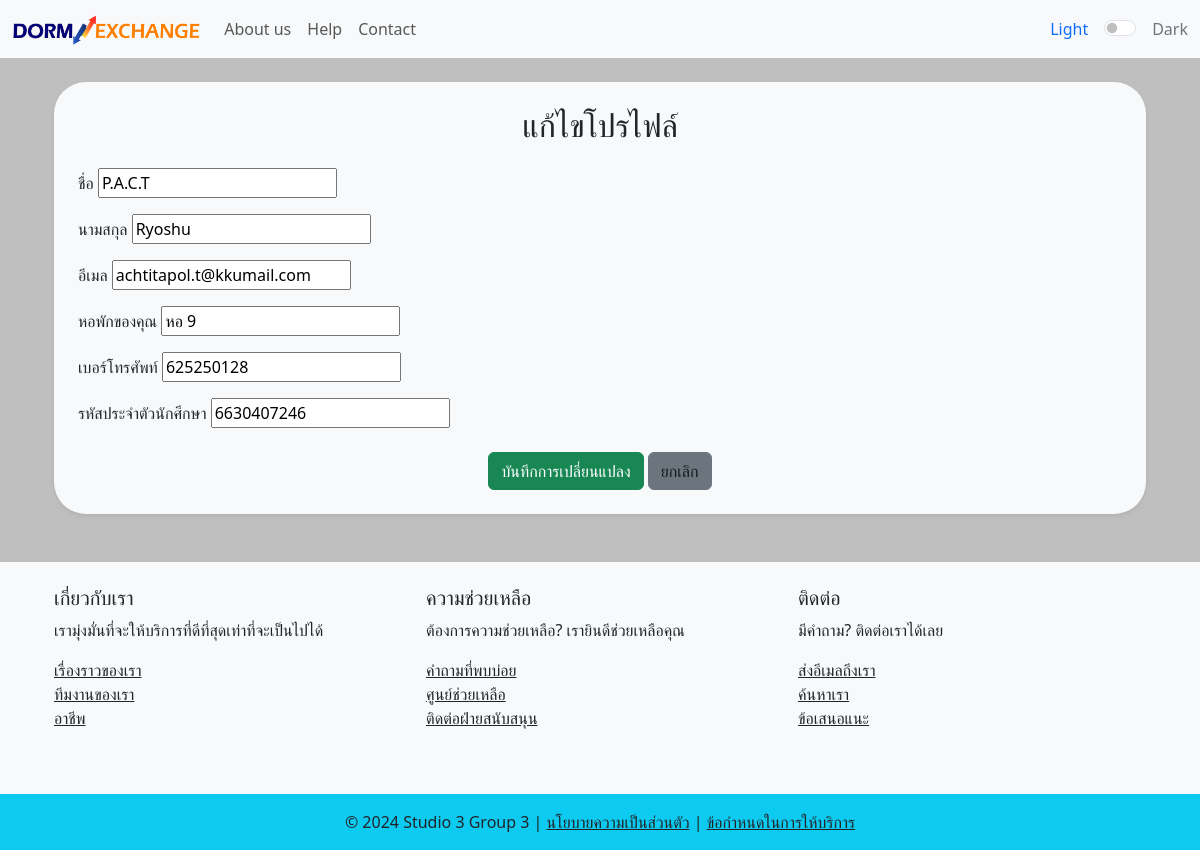
Before: /edit-profile/ (signed in) with the older database file.
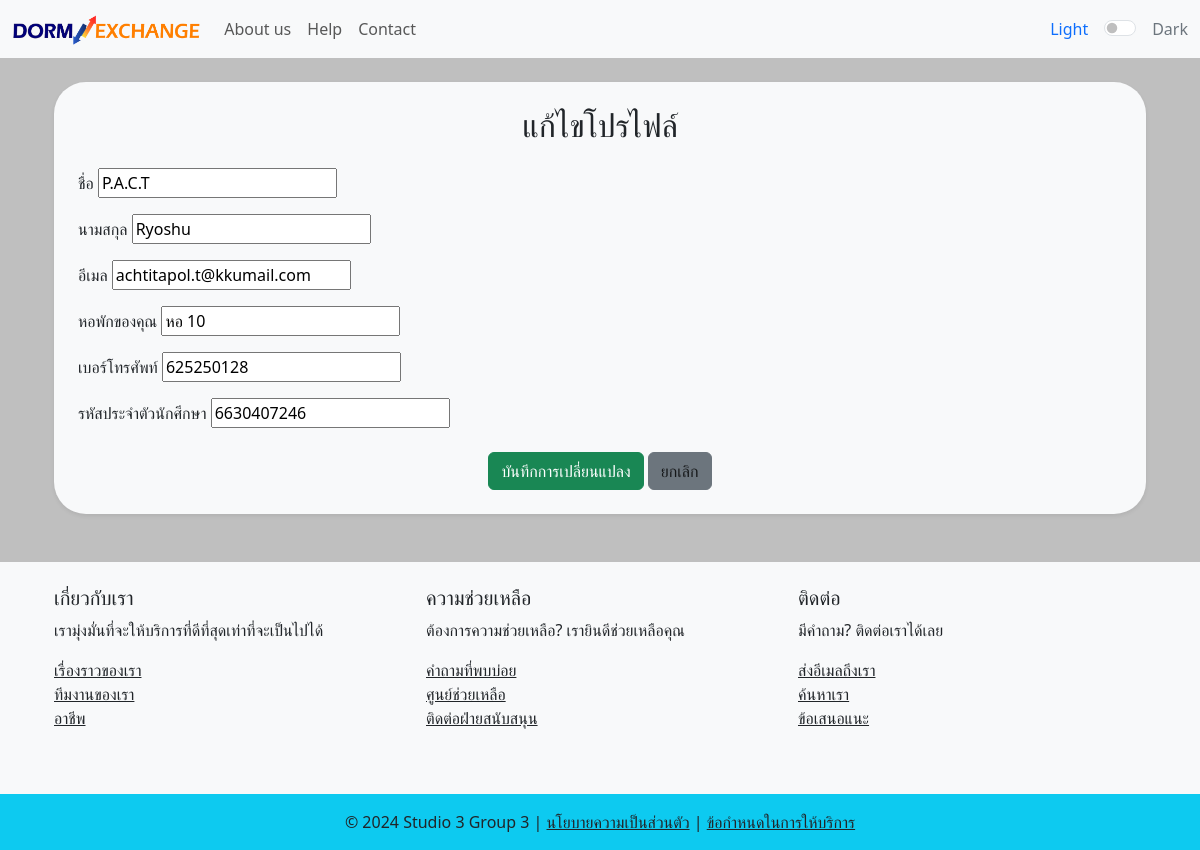
After: the same page with the newer database file.
### myapp/models.py (models this page shows, shortened)
class UserProfile(models.Model):
    user = models.OneToOneField(User, on_delete=models.CASCADE, related_name="profile")
    profile_picture = models.ImageField(
        upload_to="profile_pictures/", blank=True, null=True
    )
    dorm = models.CharField(max_length=100)
    phone_number = models.IntegerField()
    student_ID = models.IntegerField()

### myapp/views.py (the view)
# urls.py: path('edit-profile/', views.edit_profile, name='edit_profile'),
@login_required
def edit_profile(request):
    user_profile, created = UserProfile.objects.get_or_create(user=request.user)
    if request.method == 'POST':
        user_form = UserForm(request.POST, instance=request.user)
        profile_form = UserProfileForm(request.POST, request.FILES, instance=user_profile)
        if user_form.is_valid() and profile_form.is_valid():
            user_form.save()
            profile_form.save()
            messages.success(request, 'Your profile has been updated successfully!')
            return redirect('profile', id=user_profile.id)
    else:
        user_form = UserForm(instance=request.user)
        profile_form = UserProfileForm(instance=user_profile)
    context = {
        'user_form': user_form,
        'profile_form': profile_form,
    }
    return render(request, 'myweb/edit.html', context)

### myapp/forms.py (shortened to what this page needs)
class UserForm(forms.ModelForm):
    class Meta:
        model = User
        fields = ['username', 'first_name', 'last_name', 'email']

class UserProfileForm(forms.ModelForm):
    class Meta:
        model = UserProfile
        fields = ['dorm', 'phone_number', 'student_ID', 'profile_picture']

### myapp/templates/myweb/edit.html (shortened to what this page needs)
{% extends 'myweb/base2.html' %}
{% block content %}
    <div class="container my-4">
        <div class="bg-light rounded-5 shadow-sm p-4">
            <h2 class="text-center mb-4">แก้ไขโปรไฟล์</h2>
            <form method="POST">
                <div class="form-group mb-3">
                    <label for="first_name">ชื่อ</label>
                    {{ user_form.first_name }}
                </div>
                <div class="form-group mb-3">
                    <label for="last_name">นามสกุล</label>
                    {{ user_form.last_name }}
                </div>
                <div class="form-group mb-3">
                    <label for="email">อีเมล</label>
                    {{ user_form.email }}
                </div>
                <div class="form-group mb-3">
                    <label for="dorm">หอพักของคุณ</label>
                    {{ profile_form.dorm }}
                </div>
                <div class="form-group mb-3">
                    <label for="phone_number">เบอร์โทรศัพท์</label>
                    {{ profile_form.phone_number }}
                </div>
                <div class="form-group mb-3">
                    <label for="student_ID">รหัสประจำตัวนักศึกษา</label>
                    {{ profile_form.student_ID }}
                </div>
                <div class="text-center mt-4">
                    <button type="submit" class="btn btn-success">บันทึกการเปลี่ยนแปลง</button>
                    <a href="{% url 'profile' %}" class="btn btn-secondary">ยกเลิก</a>
                </div>
            </form>
        </div>
    </div>
{% endblock %}

Changed rows visible on the page:
changed UserProfile: dorm "หอ 9" → "หอ 10"
